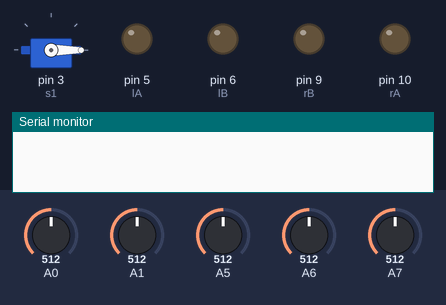
The sketch below on a simulated Arduino Nano, built with avr-gcc and run on an emulated ATmega328P. Parts: servo, output pins drawn as LEDs (lit = HIGH), the last lines printed to the serial monitor. Inputs (shaded band) come from the test bench; at power-on: A0 = 512, A1 = 512, A5 = 512, A6 = 512, A7 = 512.

Above: at 0.05 s.
At 4.0 s:
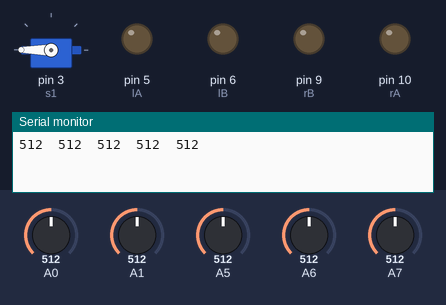
Timing chart, 0 to 5.2 s (numbered marks = the images above):
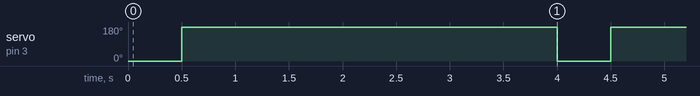

Measured:
- by itself, servo on pin 3 (s1): alternates 180° for 3.5 s and 0° for 0.50 s

The sketch:

sumo_500g_mome.ino
```cpp
#include <Servo.h>
#define lA 5
#define lB 6
#define rA 10
#define rB 9
int distance = 100 ;
Servo s1;
void setup() {
  s1.attach(3);
  Serial.begin(9600);
  pinMode(lA, OUTPUT);
  pinMode(lB, OUTPUT);
  pinMode(rA, OUTPUT);
  pinMode(rB, OUTPUT);
}
void loop() {
  s1.write(0);
  delay(500);
  s1.write(180);
  delay(500);
  readsensor();
  //Run(400);
  // forward(100,100);
  // delay(1000);
  // backward(100,100);
  // delay(1000);
}
void readsensor() {
  Serial.print(analogRead(A6));//qtr
  Serial.print("  ");
  Serial.print(analogRead(A5));//qtr
  Serial.print("  ");
  Serial.print(analogRead(A0));//left
  Serial.print("  ");
  Serial.print(analogRead(A1));//fornt
  Serial.print("  ");
  Serial.print(analogRead(A7));//right
  Serial.print("  ");
  //Serial.print(analogRead(A7));
  //Serial.println("  ");
  delay(3000);
}
void Run(int distance) {
  delay(5000);
while (1) {
        if (analogRead(A6) < 100 || analogRead(A5) < 100) {
          b(200);
          delay(200);
          r(200);
          delay(150);
        } else if (analogRead(A2) > distance && analogRead(A3) < distance && analogRead(A4) > distance) {
          f(255);
        } else if (analogRead(A2) < distance && analogRead(A3) > distance && analogRead(A4) > distance) {
          l(120);delay(100);
        } else if (analogRead(A2) > distance && analogRead(A3) > distance && analogRead(A4) < distance) {
          r(120);delay(100);
        } else {
          f(100);
        }
      }
}
void f(int s) {
  analogWrite(lA, s);
  analogWrite(lB, 0);
  analogWrite(rA, s);
  analogWrite(rB, 0);
}

void r(int s) {
  analogWrite(lA, s);
  analogWrite(lB, 0);
  analogWrite(rA, 0);
  analogWrite(rB, s);
}
void l(int s) {
  analogWrite(lA, 0);
  analogWrite(lB, s);
  analogWrite(rA, s);
  analogWrite(rB, 0);
}
void b(int s) {
  analogWrite(lA, 0);
  analogWrite(lB, s);
  analogWrite(rA, 0);
  analogWrite(rB, s);
}

void s() {

  analogWrite(lA, 100);
  analogWrite(lB, 100);
  analogWrite(rA, 100);
  analogWrite(rB, 100);
}
void bl(int s) {

  analogWrite(lA, s);
  analogWrite(lB, s);

}
```
